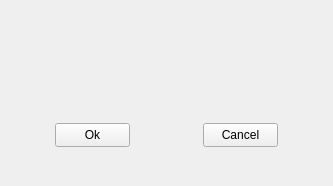
<?xml version="1.0" encoding="UTF-8"?>
<ui version="4.0">
 <class>MessageDisplayWidget</class>
 <widget class="QWidget" name="MessageDisplayWidget">
  <property name="geometry">
   <rect>
    <x>0</x>
    <y>0</y>
    <width>333</width>
    <height>186</height>
   </rect>
  </property>
  <property name="windowTitle">
   <string>Form</string>
  </property>
  <layout class="QGridLayout" name="gridLayout">
   <property name="leftMargin">
    <number>30</number>
   </property>
   <property name="topMargin">
    <number>30</number>
   </property>
   <property name="rightMargin">
    <number>30</number>
   </property>
   <property name="bottomMargin">
    <number>30</number>
   </property>
   <item row="0" column="0">
    <widget class="TitleBar" name="pTitleBarWgt" native="true">
     <property name="sizePolicy">
      <sizepolicy hsizetype="Preferred" vsizetype="Fixed">
       <horstretch>0</horstretch>
       <verstretch>0</verstretch>
      </sizepolicy>
     </property>
     <property name="minimumSize">
      <size>
       <width>0</width>
       <height>30</height>
      </size>
     </property>
    </widget>
   </item>
   <item row="1" column="0">
    <layout class="QHBoxLayout" name="horizontalLayout_2">
     <property name="leftMargin">
      <number>0</number>
     </property>
     <property name="rightMargin">
      <number>0</number>
     </property>
     <item>
      <widget class="QLabel" name="lText">
       <property name="text">
        <string/>
       </property>
       <property name="alignment">
        <set>Qt::AlignBottom|Qt::AlignHCenter</set>
       </property>
      </widget>
     </item>
    </layout>
   </item>
   <item row="2" column="0">
    <layout class="QHBoxLayout" name="horizontalLayout">
     <property name="leftMargin">
      <number>25</number>
     </property>
     <property name="topMargin">
      <number>9</number>
     </property>
     <property name="rightMargin">
      <number>25</number>
     </property>
     <property name="bottomMargin">
      <number>9</number>
     </property>
     <item>
      <widget class="QPushButton" name="pOkBtn">
       <property name="sizePolicy">
        <sizepolicy hsizetype="Fixed" vsizetype="Fixed">
         <horstretch>0</horstretch>
         <verstretch>0</verstretch>
        </sizepolicy>
       </property>
       <property name="minimumSize">
        <size>
         <width>60</width>
         <height>24</height>
        </size>
       </property>
       <property name="maximumSize">
        <size>
         <width>75</width>
         <height>16777215</height>
        </size>
       </property>
       <property name="text">
        <string>Ok</string>
       </property>
      </widget>
     </item>
     <item>
      <spacer name="horizontalSpacer">
       <property name="orientation">
        <enum>Qt::Horizontal</enum>
       </property>
       <property name="sizeType">
        <enum>QSizePolicy::Expanding</enum>
       </property>
       <property name="sizeHint" stdset="0">
        <size>
         <width>40</width>
         <height>20</height>
        </size>
       </property>
      </spacer>
     </item>
     <item>
      <widget class="QPushButton" name="pCandelBtn">
       <property name="sizePolicy">
        <sizepolicy hsizetype="Fixed" vsizetype="Fixed">
         <horstretch>0</horstretch>
         <verstretch>0</verstretch>
        </sizepolicy>
       </property>
       <property name="minimumSize">
        <size>
         <width>60</width>
         <height>24</height>
        </size>
       </property>
       <property name="maximumSize">
        <size>
         <width>75</width>
         <height>16777215</height>
        </size>
       </property>
       <property name="text">
        <string>Cancel</string>
       </property>
      </widget>
     </item>
    </layout>
   </item>
  </layout>
 </widget>
 <customwidgets>
  <customwidget>
   <class>TitleBar</class>
   <extends>QWidget</extends>
   <header>titlebar.h</header>
   <container>1</container>
  </customwidget>
 </customwidgets>
 <resources/>
 <connections/>
</ui>
